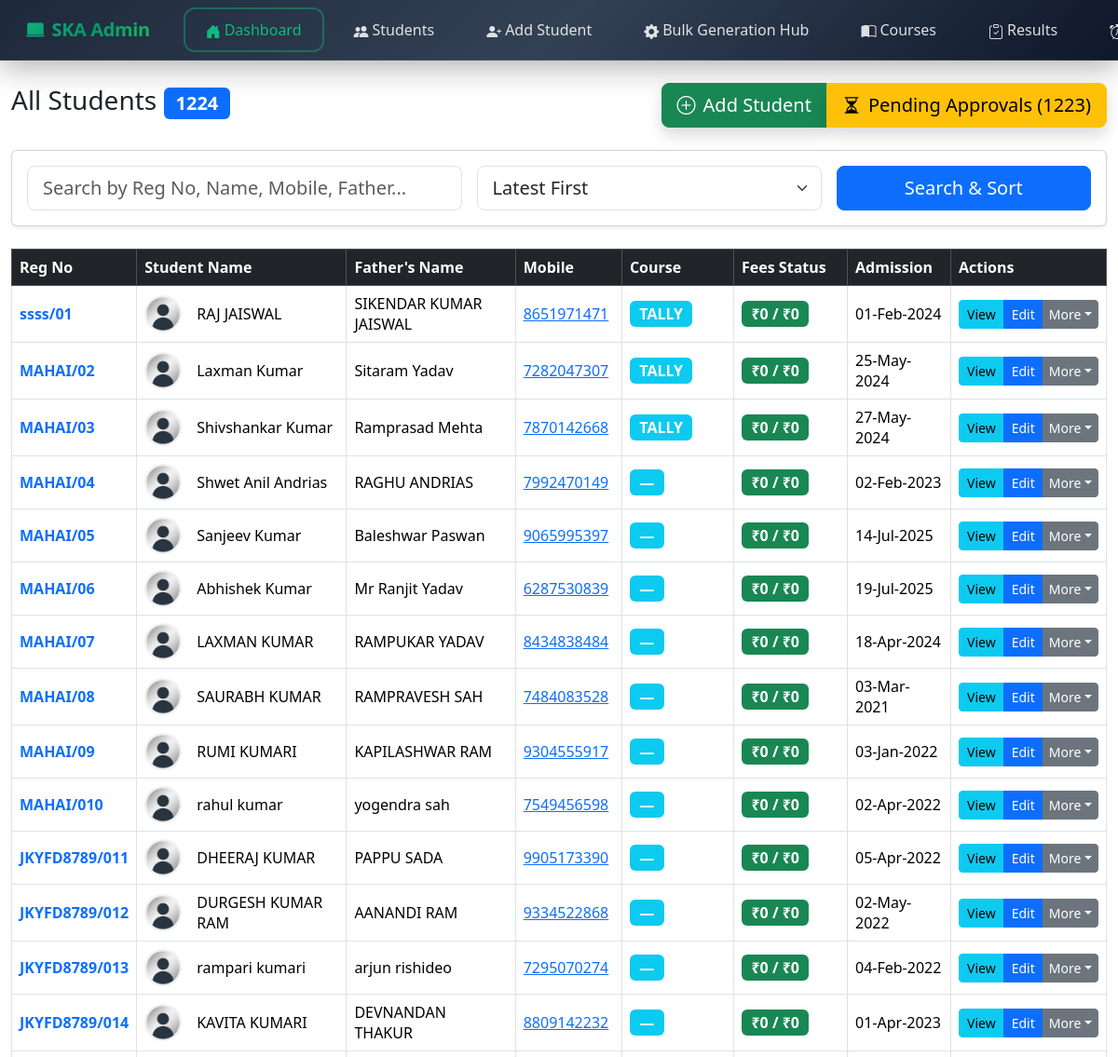
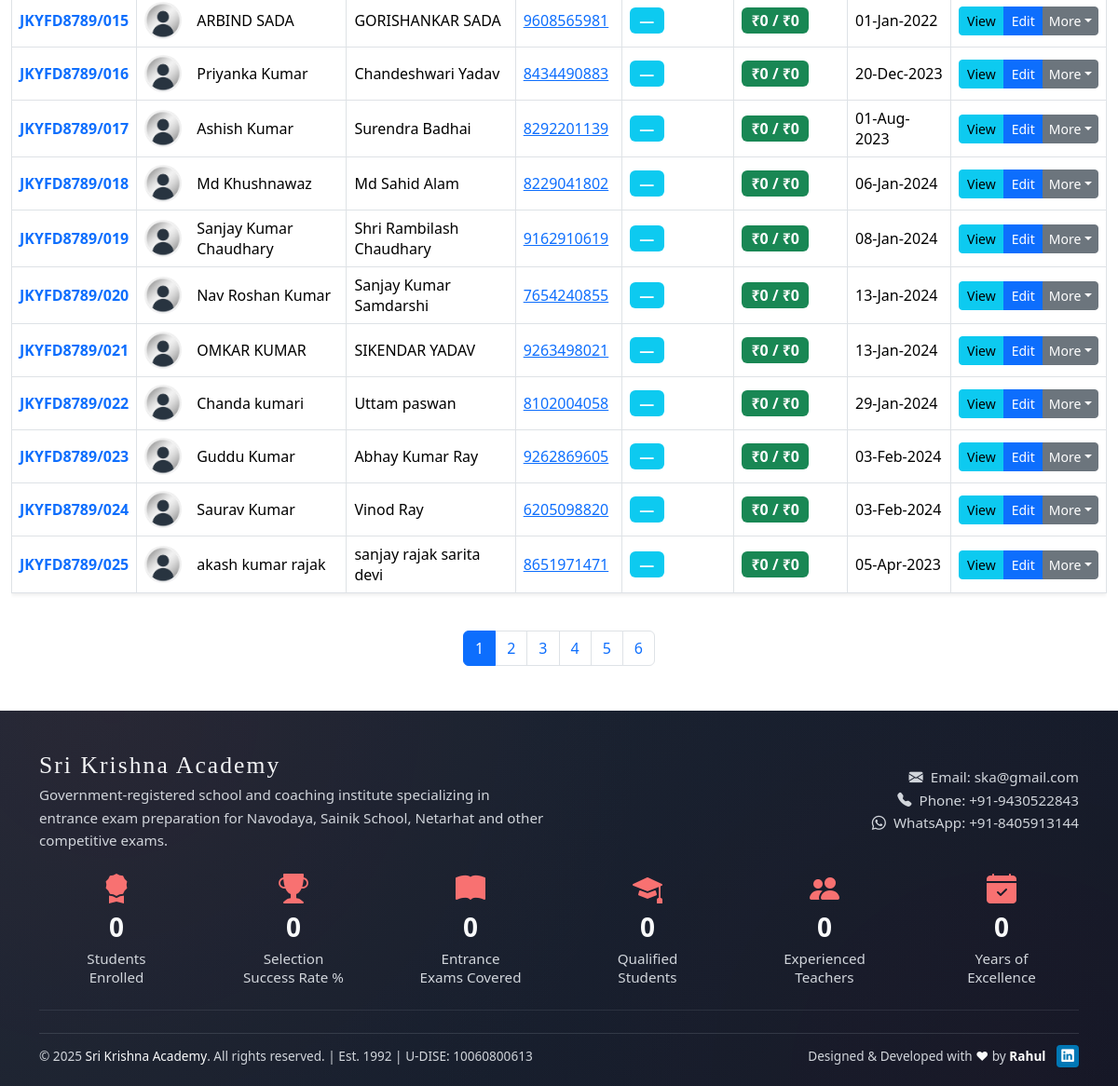
Before: /admin/students (signed in) with the older database file (2 pictures, top to bottom).
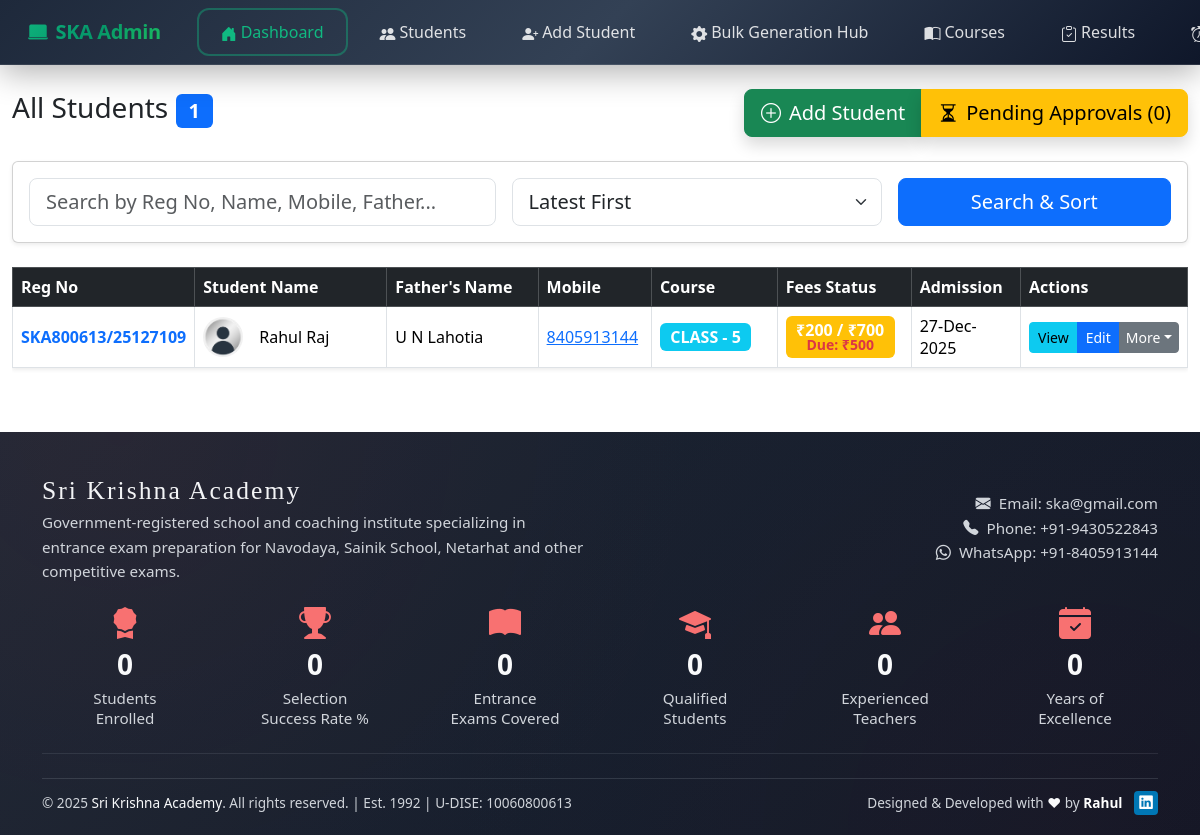
After: the same page with the newer database file.
### tables this page shows
CREATE TABLE `students` (
  `id` int(11) NOT NULL,
  `reg_no` varchar(50) DEFAULT NULL,
  `student_name` varchar(100) DEFAULT NULL,
  `father_name` varchar(100) DEFAULT NULL,
  `mother_name` varchar(100) DEFAULT NULL,
  `dob` date DEFAULT NULL,
  `gender` enum('Male','Female','Other') DEFAULT NULL,
  `category` varchar(50) DEFAULT NULL,
  `marital_status` varchar(30) DEFAULT NULL,
  `identity_type` varchar(50) DEFAULT NULL,
  `id_number` varchar(50) DEFAULT NULL,
  `qualification` varchar(100) DEFAULT NULL,
  `mobile` varchar(15) DEFAULT NULL,
  `email` varchar(100) DEFAULT NULL,
  `address` text DEFAULT NULL,
  `pincode` varchar(10) DEFAULT NULL,
  `state` varchar(50) DEFAULT NULL,
  `district` varchar(50) DEFAULT NULL,
  `city` varchar(50) DEFAULT NULL,
  `study_center_code` varchar(20) DEFAULT NULL,
  `religion` varchar(50) DEFAULT NULL,
  `course_code` varchar(200) DEFAULT NULL,
  `session_year` varchar(20) DEFAULT NULL,
  `enquiry_source` varchar(100) DEFAULT NULL,
  `photo` varchar(255) DEFAULT NULL,
  `total_fees` decimal(10,2) DEFAULT NULL,
  `admission_date` date DEFAULT NULL,
  `status` varchar(20) DEFAULT 'Active',
  `id_card_generated` varchar(10) DEFAULT 'No' COMMENT 'Yes/No - ID card generation status',
  `marksheet_gen` varchar(10) NOT NULL DEFAULT 'No',
  `certificate_gen` varchar(10) NOT NULL DEFAULT 'No',
  `admit_card_gen` varchar(10) NOT NULL DEFAULT 'No',
  `marksheet_gen_date` date DEFAULT NULL,
  `certificate_gen_date` date DEFAULT NULL
);

### admin/students.php (the view, shortened to what the changed rows need)
<?php
include '../includes/db.php';
$per_page = 25;
$page = max(1, (int) ($_GET['page'] ?? 1));
$offset = ($page - 1) * $per_page;
$search = trim($_GET['search'] ?? '');
$sort = $_GET['sort'] ?? 'latest';
$pending_stmt = $pdo->query("SELECT COUNT(*) FROM students WHERE status = 'Pending Approval'");
$pending_count = $pending_stmt->fetchColumn();
$where_clause = "";
$where_params = [];
$order_by = match ($sort) {
    'name_asc' => "s.student_name ASC",
    'name_desc' => "s.student_name DESC",
    'oldest' => "s.admission_date ASC",
    'due_desc' => "(s.total_fees - COALESCE(SUM(fp.amount), 0)) DESC",
    default => "s.id DESC"
};
$sql = "
    SELECT
        s.id,
        s.reg_no,
        s.student_name,
        s.father_name,
        s.mobile,
        s.admission_date,
        s.total_fees,
        s.photo,
        c.course_name,
        COALESCE(SUM(fp.amount), 0) AS paid_fees
    FROM students s
    LEFT JOIN courses c ON s.course_code = c.course_code
    LEFT JOIN fee_payments fp ON fp.reg_no = s.reg_no
    $where_clause
    GROUP BY s.id
    ORDER BY $order_by
    LIMIT $per_page OFFSET $offset
";
$stmt = $pdo->prepare($sql);
$stmt->execute($where_params);
$students = $stmt->fetchAll();
$count_sql = "SELECT COUNT(*) FROM students s $where_clause";
$count_stmt = $pdo->prepare($count_sql);
$count_stmt->execute($where_params);
$total = $count_stmt->fetchColumn();
$total_pages = ceil($total / $per_page);
?>
<!DOCTYPE html>
<html lang="en">
<head>
    <link href="https://cdn.jsdelivr.net/npm/bootstrap@5.3.3/dist/css/bootstrap.min.css" rel="stylesheet">
    <link href="https://cdn.jsdelivr.net/npm/bootstrap-icons@1.11.0/font/bootstrap-icons.css" rel="stylesheet">
</head>
<body>
    <div class="container-fluid mt-4">
        <div class="d-flex justify-content-between align-items-center mb-4">
            <h3>All Students <span class="badge bg-primary fs-5"><?= $total ?></span></h3>
            <div class="btn-group" role="group">
                <a href="add-student" class="btn btn-success btn-lg shadow">
                    <i class="bi bi-plus-circle me-2"></i>Add Student
                </a>
                <a href="pending-approval-list" class="btn btn-warning btn-lg shadow">
                    <i class="bi bi-hourglass-split me-2"></i>Pending Approvals (<?= $pending_count ?? 0 ?>)
                </a>
            </div>
        </div>
        <div class="table-responsive">
            <table class="table table-hover table-bordered align-middle shadow-sm">
                <thead class="table-dark">
                    <tr>
                        <th width="10%">Reg No</th>
                        <th width="22%">Student Name</th>
                        <th width="18%">Father's Name</th>
                        <th width="10%">Mobile</th>
                        <th width="12%">Course</th>
                        <th width="12%">Fees Status</th>
                        <th width="10%">Admission</th>
                        <th width="16%">Actions</th>
                    </tr>
                </thead>
                <tbody>
                    <?php if (empty($students)): ?>
                        <tr>
                            <td colspan="8" class="text-center py-5 text-muted fs-4">No students found</td>
                        </tr>
                    <?php else: ?>
                        <?php foreach ($students as $s):
                            $paid = (float) $s['paid_fees'];
                            $total_fees = (float) $s['total_fees'];
                            $due = $total_fees - $paid;
                            ?>
                            <tr>
                                <td><strong class="text-primary"><?= $s['reg_no'] ?></strong></td>
                                <td>
                                    <div class="d-flex align-items-center">
                                        <?php
                                        $photo_filename = trim($s['photo'] ?? '');
                                        $photo_path = $photo_filename ? "../assets/images/students/" . htmlspecialchars($photo_filename) : "../assets/images/default.jpeg";
                                        ?>
                                        <img src="<?= $photo_path ?>" alt="Student Photo" class="rounded-circle me-3" width="40"
                                            height="40" onerror="this.onerror=null;this.src='../assets/images/default.jpeg';">
                                        <?= htmlspecialchars($s['student_name']) ?>
                                    </div>
                                </td>
                                <td><?= htmlspecialchars($s['father_name']) ?></td>
                                <td><a href="tel:<?= $s['mobile'] ?>"><?= $s['mobile'] ?></a></td>
                                <td><span class="badge bg-info fs-6"><?= $s['course_name'] ?? '—' ?></span></td>
                                <td>
                                    <span class="badge fs-6 bg-<?= $due <= 0 ? 'success' : 'warning' ?>">
                                        ₹<?= number_format($paid) ?> / ₹<?= number_format($total_fees) ?>
                                        <?php if ($due > 0): ?>
                                            <br><small class="text-danger">Due: ₹<?= number_format($due) ?></small>
                                        <?php endif; ?>
                                    </span>
                                </td>
                                <td><?= date('d-M-Y', strtotime($s['admission_date'])) ?></td>
                                <td>
                                    <div class="btn-group" role="group">
                                        <a href="view-student?reg=<?= urlencode($s['reg_no']) ?>"
                                            class="btn btn-info btn-sm">View</a>
                                        <a href="edit-student?reg=<?= urlencode($s['reg_no']) ?>"
                                            class="btn btn-primary btn-sm">Edit</a>
                                        <button type="button"
                                            class="btn btn-secondary btn-sm dropdown-toggle dropdown-toggle-split"
                                            data-bs-toggle="dropdown">
                                            More
                                        </button>
                                    </div>
                                </td>
                            </tr>
                        <?php endforeach; ?>
                    <?php endif; ?>
                </tbody>
            </table>
        </div>
        <?php if ($total_pages > 1): ?>
            <nav aria-label="Page navigation" class="mt-4">
                <ul class="pagination justify-content-center">
                    <?php
                    $start = max(1, $page - 5);
                    $end = min($total_pages, $page + 5);
                    for ($i = $start; $i <= $end; $i++):
                        ?>
                        <li class="page-item <?= $i == $page ? 'active' : '' ?>">
                            <a class="page-link" href="?page=<?= $i ?>&search=<?= urlencode($search) ?>&sort=<?= $sort ?>">
                                <?= $i ?>
                            </a>
                        </li>
                    <?php endfor; ?>
                </ul>
            </nav>
        <?php endif; ?>
    </div>

Changed rows visible on the page:
removed students: reg_no "ssss/01", student_name "RAJ JAISWAL", father_name "SIKENDAR KUMAR JAISWAL", mobile "8651971471", course_name "TALLY", paid "0", total_fees "0", admission_date "01-Feb-2024"
removed students: reg_no "MAHAI/02", student_name "Laxman Kumar", father_name "Sitaram Yadav", mobile "7282047307", course_name "TALLY", paid "0", total_fees "0", admission_date "25-May-2024"
removed students: reg_no "MAHAI/03", student_name "Shivshankar Kumar", father_name "Ramprasad Mehta", mobile "7870142668", course_name "TALLY", paid "0", total_fees "0", admission_date "27-May-2024"
removed students: reg_no "MAHAI/04", student_name "Shwet Anil Andrias", father_name "RAGHU ANDRIAS", mobile "7992470149", course_name "—", paid "0", total_fees "0", admission_date "02-Feb-2023"
removed students: reg_no "MAHAI/05", student_name "Sanjeev Kumar", father_name "Baleshwar Paswan", mobile "9065995397", course_name "—", paid "0", total_fees "0", admission_date "14-Jul-2025"
removed students: reg_no "MAHAI/06", student_name "Abhishek Kumar", father_name "Mr Ranjit Yadav", mobile "6287530839", course_name "—", paid "0", total_fees "0", admission_date "19-Jul-2025"
removed students: reg_no "MAHAI/07", student_name "LAXMAN KUMAR", father_name "RAMPUKAR YADAV", mobile "8434838484", course_name "—", paid "0", total_fees "0", admission_date "18-Apr-2024"
removed students: reg_no "MAHAI/08", student_name "SAURABH KUMAR", father_name "RAMPRAVESH SAH", mobile "7484083528", course_name "—", paid "0", total_fees "0", admission_date "03-Mar-2021"
removed students: reg_no "MAHAI/09", student_name "RUMI KUMARI", father_name "KAPILASHWAR RAM", mobile "9304555917", course_name "—", paid "0", total_fees "0", admission_date "03-Jan-2022"
removed students: reg_no "MAHAI/010", student_name "rahul kumar", father_name "yogendra sah", mobile "7549456598", course_name "—", paid "0", total_fees "0", admission_date "02-Apr-2022"
removed students: reg_no "JKYFD8789/011", student_name "DHEERAJ KUMAR", father_name "PAPPU SADA", mobile "9905173390", course_name "—", paid "0", total_fees "0", admission_date "05-Apr-2022"
removed students: reg_no "JKYFD8789/012", student_name "DURGESH KUMAR RAM", father_name "AANANDI RAM", mobile "9334522868", course_name "—", paid "0", total_fees "0", admission_date "02-May-2022"
removed students: reg_no "JKYFD8789/013", student_name "rampari kumari", father_name "arjun rishideo", mobile "7295070274", course_name "—", paid "0", total_fees "0", admission_date "04-Feb-2022"
removed students: reg_no "JKYFD8789/014", student_name "KAVITA KUMARI", father_name "DEVNANDAN THAKUR", mobile "8809142232", course_name "—", paid "0", total_fees "0", admission_date "01-Apr-2023"
removed students: reg_no "JKYFD8789/015", student_name "ARBIND SADA", father_name "GORISHANKAR SADA", mobile "9608565981", course_name "—", paid "0", total_fees "0", admission_date "01-Jan-2022"
removed students: reg_no "JKYFD8789/016", student_name "Priyanka Kumar", father_name "Chandeshwari Yadav", mobile "8434490883", course_name "—", paid "0", total_fees "0", admission_date "20-Dec-2023"
removed students: reg_no "JKYFD8789/017", student_name "Ashish Kumar", father_name "Surendra Badhai", mobile "8292201139", course_name "—", paid "0", total_fees "0", admission_date "01-Aug-2023"
removed students: reg_no "JKYFD8789/018", student_name "Md Khushnawaz", father_name "Md Sahid Alam", mobile "8229041802", course_name "—", paid "0", total_fees "0", admission_date "06-Jan-2024"
removed students: reg_no "JKYFD8789/019", student_name "Sanjay Kumar Chaudhary", father_name "Shri Rambilash Chaudhary", mobile "9162910619", course_name "—", paid "0", total_fees "0", admission_date "08-Jan-2024"
removed students: reg_no "JKYFD8789/020", student_name "Nav Roshan Kumar", father_name "Sanjay Kumar Samdarshi", mobile "7654240855", course_name "—", paid "0", total_fees "0", admission_date "13-Jan-2024"
removed students: reg_no "JKYFD8789/021", student_name "OMKAR KUMAR", father_name "SIKENDAR YADAV", mobile "9263498021", course_name "—", paid "0", total_fees "0", admission_date "13-Jan-2024"
removed students: reg_no "JKYFD8789/022", student_name "Chanda kumari", father_name "Uttam paswan", mobile "8102004058", course_name "—", paid "0", total_fees "0", admission_date "29-Jan-2024"
removed students: reg_no "JKYFD8789/023", student_name "Guddu Kumar", father_name "Abhay Kumar Ray", mobile "9262869605", course_name "—", paid "0", total_fees "0", admission_date "03-Feb-2024"
removed students: reg_no "JKYFD8789/024", student_name "Saurav Kumar", father_name "Vinod Ray", mobile "6205098820", course_name "—", paid "0", total_fees "0", admission_date "03-Feb-2024"
removed students: reg_no "JKYFD8789/025", student_name "akash kumar rajak", father_name "sanjay rajak sarita devi", mobile "8651971471", course_name "—", paid "0", total_fees "0", admission_date "05-Apr-2023"
added students: reg_no "SKA800613/25127109", student_name "Rahul Raj", father_name "U N Lahotia", mobile "8405913144", course_name "CLASS - 5", paid "200", total_fees "700", due "500", admission_date "27-Dec-2025"
Other visible differences:
$total: "1224" → "1"
$pending_count: "1223" → "0"
list line gone: "1"
list line gone: "2"
list line gone: "3"
list line gone: "4"
list line gone: "5"
list line gone: "6"
